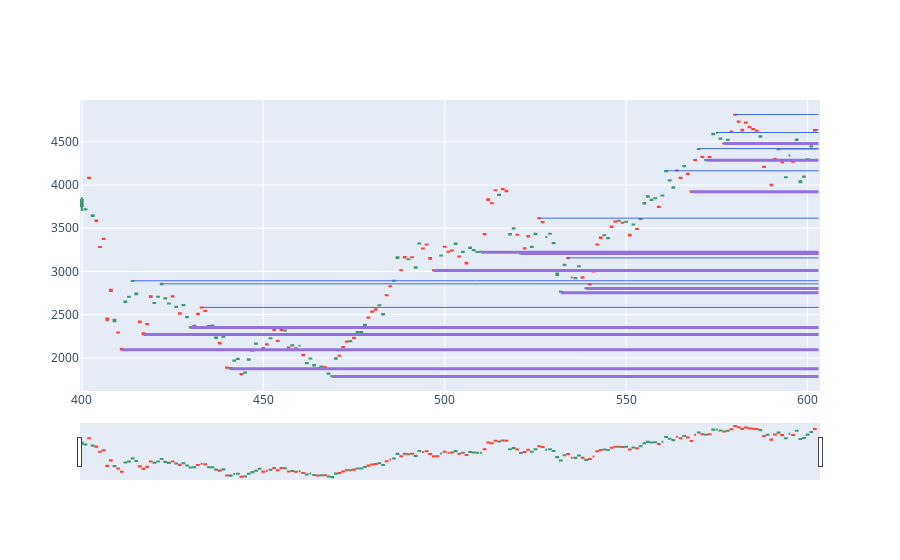

Here is the notebook cell this chart was saved with:
### Code cell
s = 400
e = 603
dfpl = ETHUSD_df1[s:e]
import plotly.graph_objects as go
from datetime import datetime
import matplotlib.pyplot as plt

fig = go.Figure(data=[go.Candlestick(x=dfpl.index,
                open=dfpl['open'],
                high=dfpl['high'],
                low=dfpl['low'],
                close=dfpl['close'])])

c=0
while (1):
    if(c>len(ss)-1 ):
        break
    fig.add_shape(type='line', x0=ss[c][0], y0=ss[c][1],
                  x1=e,
                  y1=ss[c][1],
                  line=dict(color="MediumPurple",width=3)
                  )
    c+=1

c=0
while (1):
    if(c>len(rr)-1 ):
        break
    fig.add_shape(type='line', x0=rr[c][0], y0=rr[c][1],
                  x1=e,
                  y1=rr[c][1],
                  line=dict(color="RoyalBlue",width=1)
                  )
    c+=1    

fig.show()

### Figure 1 — Plotly figure (JSON) as saved in the notebook; plotly's stock layout.template omitted (floating-point values rounded to 4 significant figures; data arrays with more than 128 entries replaced by an {"elided": "..."} marker saying what was removed)
{"data": [{"close": {"elided": "203 float values"}, "high": {"elided": "203 float values"}, "low": {"elided": "203 float values"}, "open": {"elided": "203 float values"}, "type": "candlestick", "x": {"elided": "203 int values"}}], "layout": {"shapes": [{"line": {"color": "MediumPurple", "width": 3}, "type": "line", "x0": 411, "x1": 603, "y0": 2095.0, "y1": 2095.0}, {"line": {"color": "MediumPurple", "width": 3}, "type": "line", "x0": 417, "x1": 603, "y0": 2270.0, "y1": 2270.0}, {"line": {"color": "MediumPurple", "width": 3}, "type": "line", "x0": 430, "x1": 603, "y0": 2351.0, "y1": 2351.0}, {"line": {"color": "MediumPurple", "width": 3}, "type": "line", "x0": 441, "x1": 603, "y0": 1874.0, "y1": 1874.0}, {"line": {"color": "MediumPurple", "width": 3}, "type": "line", "x0": 469, "x1": 603, "y0": 1785.0, "y1": 1785.0}, {"line": {"color": "MediumPurple", "width": 3}, "type": "line", "x0": 497, "x1": 603, "y0": 3010.0, "y1": 3010.0}, {"line": {"color": "MediumPurple", "width": 3}, "type": "line", "x0": 510, "x1": 603, "y0": 3222.0, "y1": 3222.0}, {"line": {"color": "MediumPurple", "width": 3}, "type": "line", "x0": 521, "x1": 603, "y0": 3207.0, "y1": 3207.0}, {"line": {"color": "MediumPurple", "width": 3}, "type": "line", "x0": 532, "x1": 603, "y0": 2754.0, "y1": 2754.0}, {"line": {"color": "MediumPurple", "width": 3}, "type": "line", "x0": 539, "x1": 603, "y0": 2802.0, "y1": 2802.0}, {"line": {"color": "MediumPurple", "width": 3}, "type": "line", "x0": 568, "x1": 603, "y0": 3922.0, "y1": 3922.0}, {"line": {"color": "MediumPurple", "width": 3}, "type": "line", "x0": 572, "x1": 603, "y0": 4287.0, "y1": 4287.0}, {"line": {"color": "MediumPurple", "width": 3}, "type": "line", "x0": 577, "x1": 603, "y0": 4479.0, "y1": 4479.0}, {"line": {"color": "RoyalBlue", "width": 1}, "type": "line", "x0": 414, "x1": 603, "y0": 2892.0, "y1": 2892.0}, {"line": {"color": "RoyalBlue", "width": 1}, "type": "line", "x0": 422, "x1": 603, "y0": 2857.0, "y1": 2857.0}, {"line": {"color": "RoyalBlue", "width": 1}, "type": "line", "x0": 433, "x1": 603, "y0": 2584, "y1": 2584}, {"line": {"color": "RoyalBlue", "width": 1}, "type": "line", "x0": 526, "x1": 603, "y0": 3617.0, "y1": 3617.0}, {"line": {"color": "RoyalBlue", "width": 1}, "type": "line", "x0": 534, "x1": 603, "y0": 3157.0, "y1": 3157.0}, {"line": {"color": "RoyalBlue", "width": 1}, "type": "line", "x0": 561, "x1": 603, "y0": 4164.0, "y1": 4164.0}, {"line": {"color": "RoyalBlue", "width": 1}, "type": "line", "x0": 570, "x1": 603, "y0": 4421.0, "y1": 4421.0}, {"line": {"color": "RoyalBlue", "width": 1}, "type": "line", "x0": 575, "x1": 603, "y0": 4608.0, "y1": 4608.0}, {"line": {"color": "RoyalBlue", "width": 1}, "type": "line", "x0": 580, "x1": 603, "y0": 4815.0, "y1": 4815.0}, {"line": {"color": "RoyalBlue", "width": 1}, "type": "line", "x0": 592, "x1": 603, "y0": 4417.0, "y1": 4417.0}, {"line": {"color": "RoyalBlue", "width": 1}, "type": "line", "x0": 602, "x1": 603, "y0": 4639.0, "y1": 4639.0}]}}
